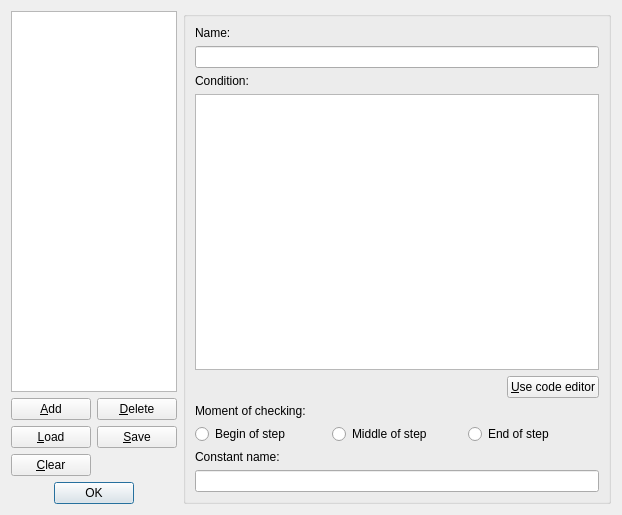
<?xml version="1.0" encoding="UTF-8"?>
<ui version="4.0">
 <class>TriggersDialog</class>
 <widget class="QDialog" name="TriggersDialog">
  <property name="geometry">
   <rect>
    <x>0</x>
    <y>0</y>
    <width>622</width>
    <height>515</height>
   </rect>
  </property>
  <property name="windowTitle">
   <string>Triggers</string>
  </property>
  <layout class="QHBoxLayout" name="horizontalLayout" stretch="0,1">
   <item>
    <layout class="QVBoxLayout" name="verticalLayout">
     <item>
      <widget class="QListView" name="listView">
       <property name="sizePolicy">
        <sizepolicy hsizetype="Ignored" vsizetype="Expanding">
         <horstretch>0</horstretch>
         <verstretch>0</verstretch>
        </sizepolicy>
       </property>
      </widget>
     </item>
     <item>
      <layout class="QGridLayout" name="gridLayout">
       <item row="1" column="0">
        <widget class="QPushButton" name="pushButtonLoad">
         <property name="toolTip">
          <string>Load the collection of triggers from a file.</string>
         </property>
         <property name="text">
          <string>&amp;Load</string>
         </property>
        </widget>
       </item>
       <item row="0" column="1">
        <widget class="QPushButton" name="pushButtonDelete">
         <property name="toolTip">
          <string>Delete the selected trigger. Make sure no object uses it!</string>
         </property>
         <property name="text">
          <string>&amp;Delete</string>
         </property>
        </widget>
       </item>
       <item row="0" column="0">
        <widget class="QPushButton" name="pushButtonAdd">
         <property name="toolTip">
          <string>Add a trigger to the list</string>
         </property>
         <property name="text">
          <string>&amp;Add</string>
         </property>
        </widget>
       </item>
       <item row="2" column="0">
        <widget class="QPushButton" name="pushButtonClear">
         <property name="toolTip">
          <string>Clear the complete list of triggers</string>
         </property>
         <property name="text">
          <string>&amp;Clear</string>
         </property>
        </widget>
       </item>
       <item row="1" column="1">
        <widget class="QPushButton" name="pushButtonSave">
         <property name="toolTip">
          <string>Save the collection of triggers to a file</string>
         </property>
         <property name="text">
          <string>&amp;Save</string>
         </property>
        </widget>
       </item>
      </layout>
     </item>
     <item>
      <widget class="QDialogButtonBox" name="buttonBox">
       <property name="standardButtons">
        <set>QDialogButtonBox::Ok</set>
       </property>
       <property name="centerButtons">
        <bool>true</bool>
       </property>
      </widget>
     </item>
    </layout>
   </item>
   <item>
    <widget class="QGroupBox" name="groupBox">
     <property name="enabled">
      <bool>true</bool>
     </property>
     <layout class="QVBoxLayout" name="verticalLayout_2">
      <item>
       <widget class="QLabel" name="labelName">
        <property name="text">
         <string>Name:</string>
        </property>
       </widget>
      </item>
      <item>
       <widget class="QLineEdit" name="lineEditName"/>
      </item>
      <item>
       <widget class="QLabel" name="labelCondition">
        <property name="text">
         <string>Condition:</string>
        </property>
       </widget>
      </item>
      <item>
       <widget class="QPlainTextEdit" name="plainTextEdit"/>
      </item>
      <item>
       <layout class="QHBoxLayout" name="horizontalLayout_2">
        <item>
         <spacer name="horizontalSpacer">
          <property name="orientation">
           <enum>Qt::Horizontal</enum>
          </property>
          <property name="sizeHint" stdset="0">
           <size>
            <width>40</width>
            <height>20</height>
           </size>
          </property>
         </spacer>
        </item>
        <item>
         <widget class="QPushButton" name="pushButtonUseCodeEditor">
          <property name="text">
           <string>&amp;Use code editor</string>
          </property>
         </widget>
        </item>
       </layout>
      </item>
      <item>
       <widget class="QLabel" name="labelMomentOfChecking">
        <property name="text">
         <string>Moment of checking:</string>
        </property>
       </widget>
      </item>
      <item>
       <layout class="QHBoxLayout" name="horizontalLayout_3">
        <item>
         <widget class="QRadioButton" name="radioButtonBegin">
          <property name="text">
           <string>Begin of step</string>
          </property>
         </widget>
        </item>
        <item>
         <widget class="QRadioButton" name="radioButtonMiddle">
          <property name="text">
           <string>Middle of step</string>
          </property>
         </widget>
        </item>
        <item>
         <widget class="QRadioButton" name="radioButtonEnd">
          <property name="text">
           <string>End of step</string>
          </property>
         </widget>
        </item>
       </layout>
      </item>
      <item>
       <widget class="QLabel" name="labelConstantName">
        <property name="text">
         <string>Constant name:</string>
        </property>
       </widget>
      </item>
      <item>
       <widget class="QLineEdit" name="lineEditConstantName"/>
      </item>
     </layout>
    </widget>
   </item>
  </layout>
 </widget>
 <resources/>
 <connections>
  <connection>
   <sender>buttonBox</sender>
   <signal>accepted()</signal>
   <receiver>TriggersDialog</receiver>
   <slot>accept()</slot>
   <hints>
    <hint type="sourcelabel">
     <x>93</x>
     <y>492</y>
    </hint>
    <hint type="destinationlabel">
     <x>310</x>
     <y>257</y>
    </hint>
   </hints>
  </connection>
  <connection>
   <sender>buttonBox</sender>
   <signal>rejected()</signal>
   <receiver>TriggersDialog</receiver>
   <slot>reject()</slot>
   <hints>
    <hint type="sourcelabel">
     <x>93</x>
     <y>492</y>
    </hint>
    <hint type="destinationlabel">
     <x>310</x>
     <y>257</y>
    </hint>
   </hints>
  </connection>
 </connections>
</ui>
